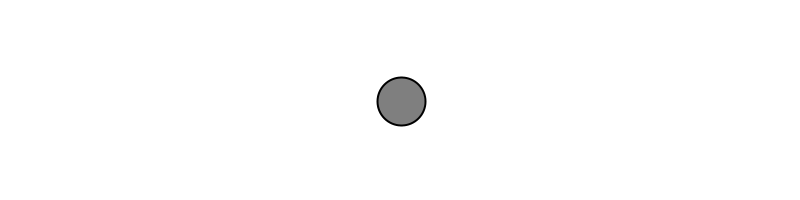
Frame 1 (no input)
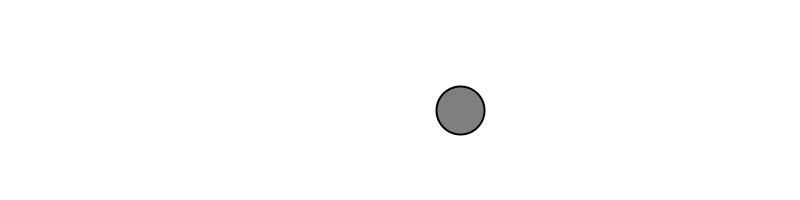
Frame 60 (the mouse pressed at the canvas centre just before this capture)
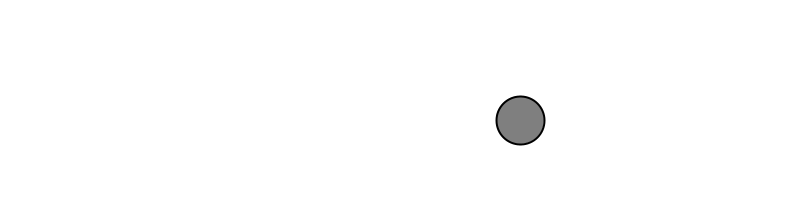
Frame 120 (the mouse held since frame 60 and released just before this capture)

The Processing sketch that drew these frames (run headless with seeded random() and noise(); from frame 60 on, the mouse is pressed at the canvas centre):

// Processing sketch: physicsEngine
// ── physicsEngine.pde
Mover mover;
void settings() {
  size(800, 200); }
void setup() {
  mover = new Mover(); }
void draw() { 
  background(255);
  mover.update(); 
  mover.checkEdges(); 
  mover.display();
}

// ── Mover.pde
class Mover { 
  PVector location;
  PVector velocity;
  final int RADIUS = 24;
  final PVector GRAVITY = new PVector(0,0.6);
   
   Mover() {
    location = new PVector(width/2, height/2);
    velocity = new PVector(1, 1); 
  }
   
   void update() {
    location.add(velocity.add(GRAVITY)); 
  }

  void display() {
   stroke(0);
   strokeWeight(2);
   fill(127);
   ellipse(location.x, location.y, RADIUS * 2, RADIUS * 2);
  } 

  void checkEdges() {
    if (location.x > width - RADIUS){
      velocity.x = velocity.x * -1;
      location.x = width - RADIUS;
    }else if(location.x < 0 + RADIUS) {
      velocity.x = velocity.x * -1; 
      location.x = 0 + RADIUS;
    }
    
    if (location.y > height - RADIUS ){
      velocity.y = velocity.y * -1; 
      location.y = height - RADIUS;
    }else if( location.y < 0 + RADIUS) {
      velocity.y = velocity.y * -1; 
      location.y = 0 + RADIUS;
    }
  } 
}
